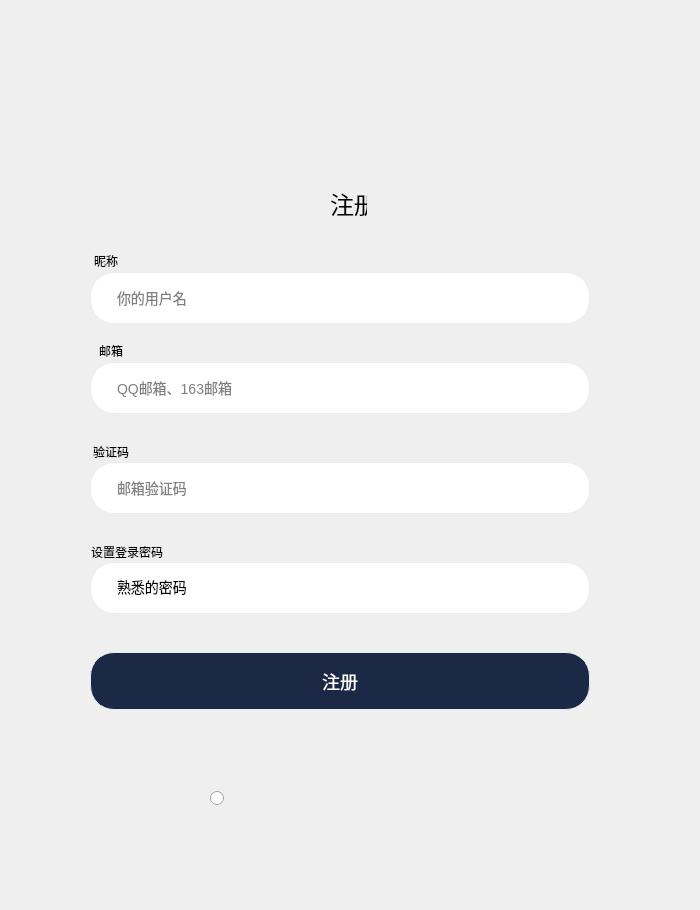
<?xml version="1.0" encoding="UTF-8"?>
<ui version="4.0">
 <class>GBSRegisterForm</class>
 <widget class="QWidget" name="GBSRegisterForm">
  <property name="geometry">
   <rect>
    <x>0</x>
    <y>0</y>
    <width>700</width>
    <height>910</height>
   </rect>
  </property>
  <property name="windowTitle">
   <string>Form</string>
  </property>
  <widget class="QLabel" name="imgBanner">
   <property name="geometry">
    <rect>
     <x>169</x>
     <y>50</y>
     <width>346</width>
     <height>80</height>
    </rect>
   </property>
   <property name="text">
    <string/>
   </property>
  </widget>
  <widget class="QWidget" name="widget" native="true">
   <property name="geometry">
    <rect>
     <x>90</x>
     <y>212</y>
     <width>501</width>
     <height>534</height>
    </rect>
   </property>
   <property name="font">
    <font>
     <pointsize>9</pointsize>
    </font>
   </property>
   <widget class="QLineEdit" name="leNickName">
    <property name="geometry">
     <rect>
      <x>0</x>
      <y>60</y>
      <width>500</width>
      <height>52</height>
     </rect>
    </property>
    <property name="styleSheet">
     <string notr="true">border: 1px solid #E9EBED;
border-radius: 24px;
padding: 5px;
background: white;
padding-left: 24px;
font-size: 14px;</string>
    </property>
    <property name="placeholderText">
     <string>你的用户名</string>
    </property>
   </widget>
   <widget class="QLineEdit" name="leEmail">
    <property name="geometry">
     <rect>
      <x>0</x>
      <y>150</y>
      <width>500</width>
      <height>52</height>
     </rect>
    </property>
    <property name="styleSheet">
     <string notr="true">border: 1px solid #E9EBED;
border-radius: 24px;
padding: 5px;
background: white;
padding-left: 24px;
font-size: 14px;</string>
    </property>
    <property name="placeholderText">
     <string>QQ邮箱、163邮箱</string>
    </property>
   </widget>
   <widget class="QLineEdit" name="leVerifyCode">
    <property name="geometry">
     <rect>
      <x>0</x>
      <y>250</y>
      <width>500</width>
      <height>52</height>
     </rect>
    </property>
    <property name="styleSheet">
     <string notr="true">border: 1px solid #E9EBED;
border-radius: 24px;
padding: 5px;
background: white;
padding-left: 24px;
font-size: 14px;</string>
    </property>
    <property name="placeholderText">
     <string>邮箱验证码</string>
    </property>
   </widget>
   <widget class="QLineEdit" name="leLoginPassword">
    <property name="geometry">
     <rect>
      <x>0</x>
      <y>350</y>
      <width>500</width>
      <height>52</height>
     </rect>
    </property>
    <property name="styleSheet">
     <string notr="true">border: 1px solid #E9EBED;
border-radius: 24px;
padding: 5px;
background: white;
padding-left: 24px;
padding-top:10px;
font-size: 14px;
lineedit-password-character: 42;

</string>
    </property>
    <property name="text">
     <string>熟悉的密码</string>
    </property>
   </widget>
   <widget class="QLabel" name="lblNickName">
    <property name="geometry">
     <rect>
      <x>4</x>
      <y>38</y>
      <width>29</width>
      <height>22</height>
     </rect>
    </property>
    <property name="text">
     <string>昵称</string>
    </property>
   </widget>
   <widget class="QLabel" name="lblEmail">
    <property name="geometry">
     <rect>
      <x>9</x>
      <y>128</y>
      <width>29</width>
      <height>22</height>
     </rect>
    </property>
    <property name="text">
     <string>邮箱</string>
    </property>
   </widget>
   <widget class="QLabel" name="lblVerifyCode">
    <property name="geometry">
     <rect>
      <x>3</x>
      <y>229</y>
      <width>43</width>
      <height>22</height>
     </rect>
    </property>
    <property name="text">
     <string>验证码</string>
    </property>
   </widget>
   <widget class="QLabel" name="lblLoginPassword">
    <property name="geometry">
     <rect>
      <x>1</x>
      <y>329</y>
      <width>85</width>
      <height>22</height>
     </rect>
    </property>
    <property name="text">
     <string>设置登录密码</string>
    </property>
   </widget>
   <widget class="QPushButton" name="btnRegisterGBS">
    <property name="geometry">
     <rect>
      <x>0</x>
      <y>440</y>
      <width>500</width>
      <height>58</height>
     </rect>
    </property>
    <property name="styleSheet">
     <string notr="true">QPushButton{
border: 1px solid #E9EBED;
color:#FFFFFF;
border-radius: 24px;
padding: 5px;
background: #1B2846;
font-size: 18px;
text-align: center;
}
QPushButton:pressed{
background-color: #1B2846;
 padding-ringht: 3px;
padding-bottom: 3px;
}

</string>
    </property>
    <property name="text">
     <string>注册</string>
    </property>
   </widget>
   <widget class="QLabel" name="lblAccountExisted">
    <property name="geometry">
     <rect>
      <x>0</x>
      <y>510</y>
      <width>501</width>
      <height>24</height>
     </rect>
    </property>
    <property name="text">
     <string/>
    </property>
   </widget>
  </widget>
  <widget class="QLabel" name="lblRegister">
   <property name="geometry">
    <rect>
     <x>330</x>
     <y>190</y>
     <width>37</width>
     <height>26</height>
    </rect>
   </property>
   <property name="font">
    <font>
     <pointsize>18</pointsize>
    </font>
   </property>
   <property name="text">
    <string>注册</string>
   </property>
  </widget>
  <widget class="QLabel" name="lblConstraintAndPrivacy">
   <property name="geometry">
    <rect>
     <x>230</x>
     <y>790</y>
     <width>240</width>
     <height>17</height>
    </rect>
   </property>
   <property name="text">
    <string/>
   </property>
  </widget>
  <widget class="QRadioButton" name="chkbxAgree">
   <property name="geometry">
    <rect>
     <x>210</x>
     <y>790</y>
     <width>17</width>
     <height>17</height>
    </rect>
   </property>
   <property name="text">
    <string/>
   </property>
  </widget>
 </widget>
 <resources/>
 <connections/>
</ui>
